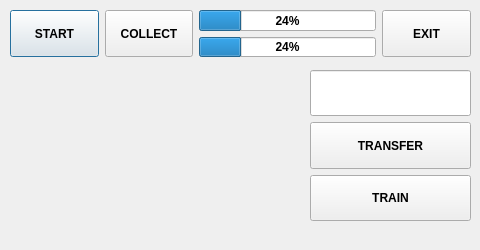
<?xml version="1.0" encoding="UTF-8"?>
<ui version="4.0">
 <class>Train</class>
 <widget class="QDialog" name="Train">
  <property name="geometry">
   <rect>
    <x>0</x>
    <y>0</y>
    <width>480</width>
    <height>250</height>
   </rect>
  </property>
  <property name="windowTitle">
   <string>TRAINING</string>
  </property>
  <widget class="QLabel" name="TPic">
   <property name="geometry">
    <rect>
     <x>40</x>
     <y>70</y>
     <width>220</width>
     <height>150</height>
    </rect>
   </property>
   <property name="text">
    <string/>
   </property>
  </widget>
  <widget class="QWidget" name="horizontalLayoutWidget">
   <property name="geometry">
    <rect>
     <x>10</x>
     <y>10</y>
     <width>461</width>
     <height>47</height>
    </rect>
   </property>
   <layout class="QHBoxLayout" name="horizontalLayout" stretch="1,1,2,1">
    <item>
     <widget class="QPushButton" name="ButtonStart">
      <property name="sizePolicy">
       <sizepolicy hsizetype="Minimum" vsizetype="Preferred">
        <horstretch>0</horstretch>
        <verstretch>0</verstretch>
       </sizepolicy>
      </property>
      <property name="font">
       <font>
        <weight>75</weight>
        <bold>true</bold>
       </font>
      </property>
      <property name="text">
       <string>START</string>
      </property>
     </widget>
    </item>
    <item>
     <widget class="QPushButton" name="ButtonCollect">
      <property name="sizePolicy">
       <sizepolicy hsizetype="Minimum" vsizetype="Preferred">
        <horstretch>0</horstretch>
        <verstretch>0</verstretch>
       </sizepolicy>
      </property>
      <property name="font">
       <font>
        <weight>75</weight>
        <bold>true</bold>
       </font>
      </property>
      <property name="text">
       <string>COLLECT</string>
      </property>
     </widget>
    </item>
    <item>
     <layout class="QVBoxLayout" name="verticalLayout_2" stretch="1,1">
      <item>
       <widget class="QProgressBar" name="progBarAll">
        <property name="sizePolicy">
         <sizepolicy hsizetype="Expanding" vsizetype="Preferred">
          <horstretch>0</horstretch>
          <verstretch>0</verstretch>
         </sizepolicy>
        </property>
        <property name="font">
         <font>
          <weight>75</weight>
          <bold>true</bold>
         </font>
        </property>
        <property name="value">
         <number>24</number>
        </property>
       </widget>
      </item>
      <item>
       <widget class="QProgressBar" name="progBarEach">
        <property name="sizePolicy">
         <sizepolicy hsizetype="Expanding" vsizetype="Preferred">
          <horstretch>0</horstretch>
          <verstretch>0</verstretch>
         </sizepolicy>
        </property>
        <property name="font">
         <font>
          <weight>75</weight>
          <bold>true</bold>
         </font>
        </property>
        <property name="value">
         <number>24</number>
        </property>
       </widget>
      </item>
     </layout>
    </item>
    <item>
     <widget class="QPushButton" name="ButtonExit">
      <property name="sizePolicy">
       <sizepolicy hsizetype="Minimum" vsizetype="Preferred">
        <horstretch>0</horstretch>
        <verstretch>0</verstretch>
       </sizepolicy>
      </property>
      <property name="font">
       <font>
        <weight>75</weight>
        <bold>true</bold>
       </font>
      </property>
      <property name="text">
       <string>EXIT</string>
      </property>
     </widget>
    </item>
   </layout>
  </widget>
  <widget class="QWidget" name="layoutWidget">
   <property name="geometry">
    <rect>
     <x>310</x>
     <y>70</y>
     <width>161</width>
     <height>151</height>
    </rect>
   </property>
   <layout class="QVBoxLayout" name="verticalLayout" stretch="1,1,1">
    <item>
     <widget class="QLineEdit" name="status">
      <property name="sizePolicy">
       <sizepolicy hsizetype="Expanding" vsizetype="Preferred">
        <horstretch>0</horstretch>
        <verstretch>0</verstretch>
       </sizepolicy>
      </property>
     </widget>
    </item>
    <item>
     <widget class="QPushButton" name="ButtonTransfer">
      <property name="sizePolicy">
       <sizepolicy hsizetype="Minimum" vsizetype="Preferred">
        <horstretch>0</horstretch>
        <verstretch>0</verstretch>
       </sizepolicy>
      </property>
      <property name="font">
       <font>
        <weight>75</weight>
        <bold>true</bold>
       </font>
      </property>
      <property name="text">
       <string>TRANSFER</string>
      </property>
     </widget>
    </item>
    <item>
     <widget class="QPushButton" name="ButtonTrain">
      <property name="sizePolicy">
       <sizepolicy hsizetype="Minimum" vsizetype="Preferred">
        <horstretch>0</horstretch>
        <verstretch>0</verstretch>
       </sizepolicy>
      </property>
      <property name="font">
       <font>
        <weight>75</weight>
        <bold>true</bold>
       </font>
      </property>
      <property name="text">
       <string>TRAIN</string>
      </property>
     </widget>
    </item>
   </layout>
  </widget>
 </widget>
 <resources/>
 <connections/>
</ui>
